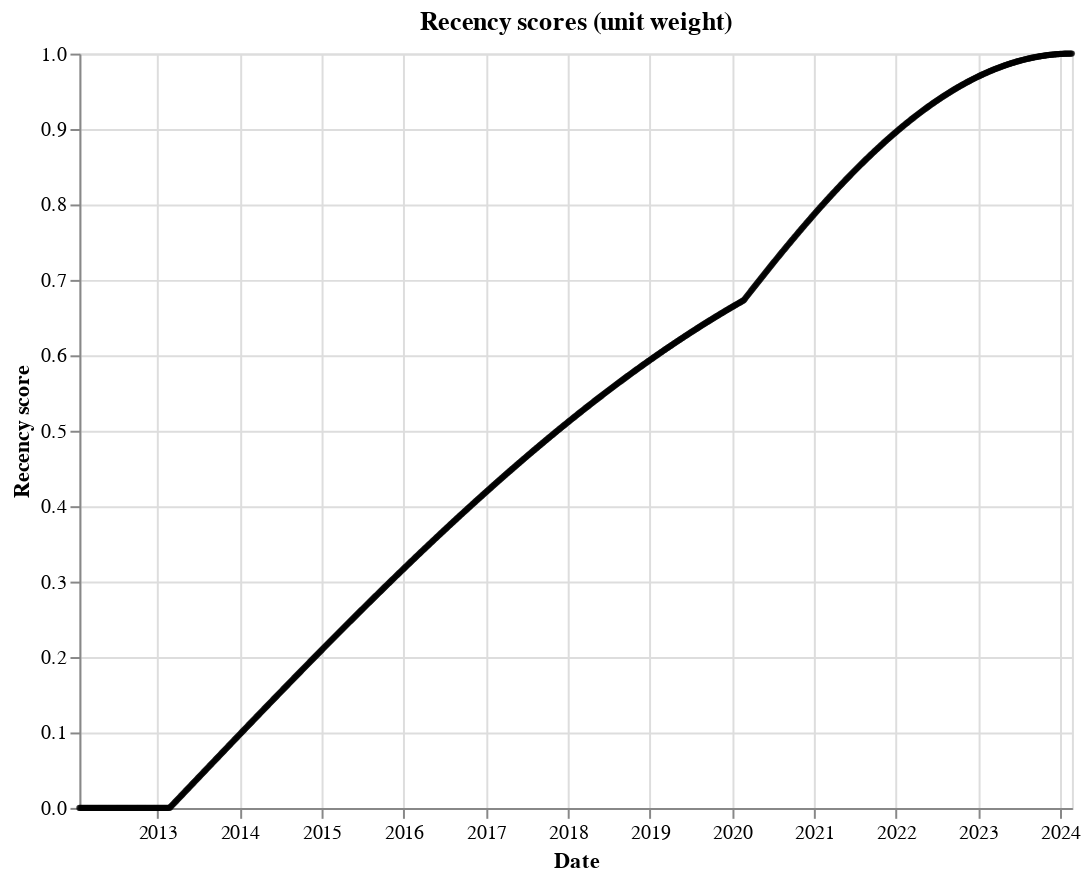

Notebook cell for this chart:
### Markdown cell above
## Understanding recency

### Code cell
recency_plotter = RecencyPlotter(recency_space)
recency_plotter.plot_recency_curve()

### Figure 1 — Vega-Lite specification as saved in the notebook (floating-point values rounded to 4 significant figures; data arrays with more than 128 entries replaced by an {"elided": "..."} marker saying what was removed)
{"$schema": "https://vega.github.io/schema/vega-lite/v5.16.3.json", "config": {"view": {"continuousHeight": 300, "continuousWidth": 300}}, "data": {"name": "data-1989935cba1d8c07d4102c7a3f8ab72b"}, "datasets": {"data-1989935cba1d8c07d4102c7a3f8ab72b": {"elided": "1000 records"}}, "encoding": {"tooltip": [{"field": "date", "type": "temporal"}], "x": {"field": "date", "title": "Date", "type": "temporal"}, "y": {"field": "score", "title": "Recency score", "type": "quantitative"}}, "height": 380, "mark": {"color": "black", "filled": true, "size": 10, "type": "point"}, "title": "Recency scores (unit weight)", "width": 500}
